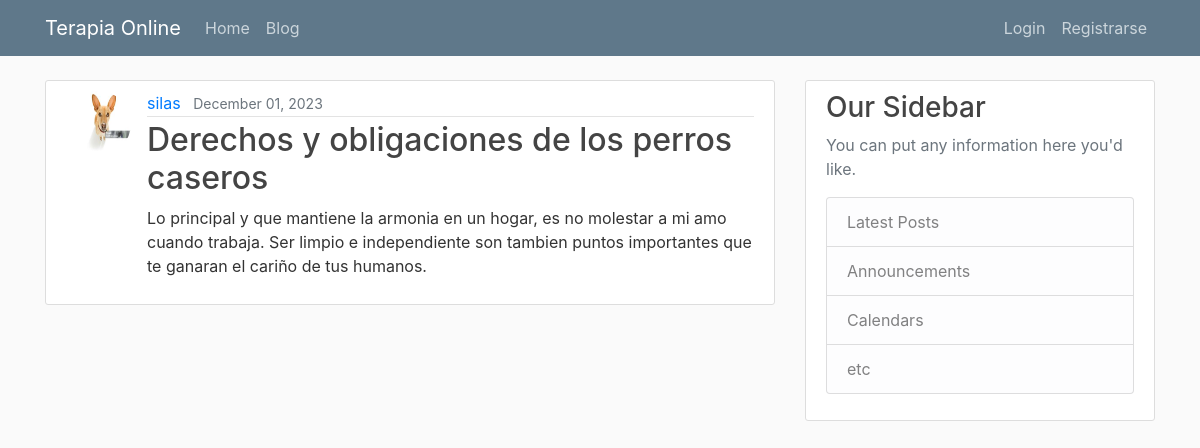
/blog/post/13/, run on the app's committed database.
### blog/models.py (models this page shows, shortened)
class Post(models.Model):
    title = models.CharField(max_length=100)
    content = models.TextField()
    date_posted = models.DateTimeField(default=timezone.now)
    author = models.ForeignKey(User, on_delete=models.CASCADE)
    def get_absolute_url(self):
        return reverse('blog:post-detalle', kwargs={"pk": self.pk})
    """
    In Django, the get_absolute_url method is used to get the canonical URL for an object. It tells Django how to calculate the URL for an object. In your Post model, the get_absolute_url method is using the reverse function to return the URL for the detail view of the post.

    The reverse function in Django is used to generate URLs by reversing the URL patterns defined in your urls.py. It takes a URL pattern name as its first argument and any arguments for the URL pattern as keyword arguments. In your case, reverse('post-detail', kwargs={'pk': self.pk}) is generating a URL for the post-detail view, passing the posts primary key (self.pk) as an argument.

    On the other hand, redirect is a function that returns an HttpResponseRedirect to the appropriate URL for the arguments passed. It can take a model, view name, or URL as its argument, and it will use get_absolute_url if a model is passed.

    So, the main difference between redirect and reverse is that redirect actually sends a redirect response to the user, while reverse simply calculates a URL. You would use reverse when you want to calculate a URL to use elsewhere in your code, and redirect when you want to send the user to a different page in response to an action (like creating a new post).
    """

### users/models.py (models this page shows, shortened)
class Profile(models.Model):
    user = models.OneToOneField(User, on_delete=models.CASCADE) #Delete profile when user is deleted.
    image = models.ImageField(default='default.jpg', upload_to='profile_pics')

### blog/views.py (the view)
# urls.py: path('post/<int:pk>/', PostDetailView.as_view(), name='post-detalle'),
class PostDetailView(DetailView):
    model = Post

### blog/templates/blog/post_detail.html (shortened to what this page needs)
{% extends "main/base.html" %}
{% block contenido %}
    <article class="media content-section">
        <img class="rounded-circle article-img" src="{{ object.author.profile.image.url }}" alt="">
        <div class="media-body">
            <div class="article-metadata">
                <a class="mr-2" href="#">{{ object.author }}</a>
                <small class="text-muted">{{ object.date_posted|date:"F d, Y" }}</small>
            </div>
            <h2 class="article-title">{{ object.title }}</h2>
            <p class="article-content">{{ object.content }}</p>
        </div>
    </article>
{% endblock contenido %}

### main/static/main/main.css (style rules this page uses)
body { background: #fafafa; color: #333333; margin-top: 5rem; }
h1, h2, h3, h4, h5, h6 { color: #444444; }
.content-section { background: #ffffff; padding: 10px 20px; border: 1px solid #dddddd; border-radius: 3px; margin-bottom: 20px; }
.article-title { color: #444444; }
.article-content { white-space: pre-line; }
.article-img { height: 65px; width: 65px; margin-right: 16px; }
.article-metadata { padding-bottom: 1px; margin-bottom: 4px; border-bottom: 1px solid #e3e3e3 }

### data on the page
Post: author.profile.image (picture), author "silas", date_posted "December 01, 2023", title "Derechos y obligaciones de los perros caseros", content "Lo principal y que mantiene la armonia en un hogar, es no molestar a mi amo cuando trabaja. Ser limpio e independiente son tambien puntos importantes que te ganaran el cariño de tus humanos."
